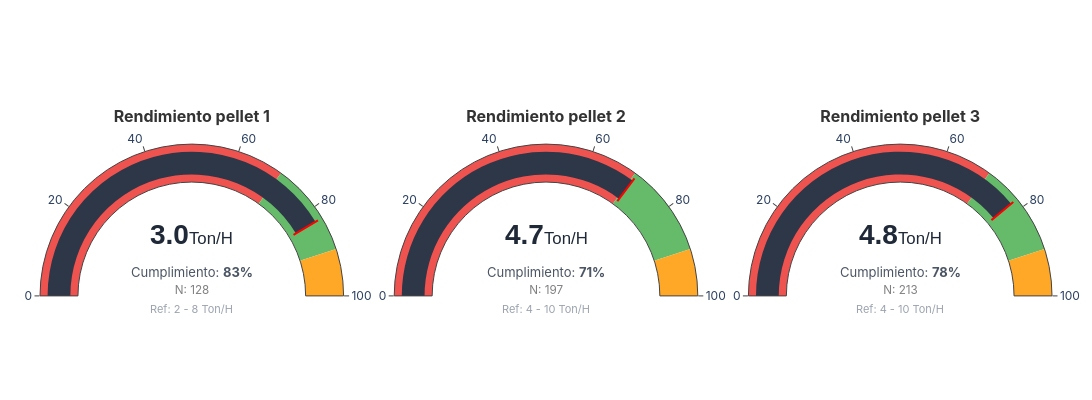

Notebook source saved alongside this figure:
### Code cell
# Ejemplo 1: Temperatura con conteo de lotes
fig = plot_gauge_grid(
    df=prod_pel_trimmed,
    group_col="pellet",
    value_col="performance",
    target_ranges={
        "pellet 1": (2, 8),
        "pellet 2": (4, 10),
        "pellet 3": (4, 10),
    },
    order_groups=["pellet 1", "pellet 2", "pellet 3"],
    label_metric="Cumplimiento",
    count_col="lot",  # Cuenta lotes distintos
    title_prefix="Rendimiento",
    unit="Ton/H",
)
s3.save_plotly_html(fig, "gauge_pellet_rend.html")
fig.show()

### Figure 1 — Plotly figure (JSON) as saved in the notebook; plotly's stock layout.template omitted (floating-point values rounded to 4 significant figures)
{"data": [{"domain": {"x": [0, 0.3], "y": [0, 1]}, "gauge": {"axis": {"range": [0, 100], "tickformat": ".0f"}, "bar": {"color": "#2D3748", "thickness": 0.6}, "bgcolor": "white", "steps": [{"color": "#EF5350", "range": [0, 70]}, {"color": "#66BB6A", "range": [70, 90]}, {"color": "#FFA726", "range": [90, 100]}], "threshold": {"line": {"color": "red", "width": 2}, "thickness": 0.75, "value": 82.81}}, "mode": "gauge", "title": {"font": {"color": "#333333", "size": 16}, "text": "<b>Rendimiento pellet 1</b>"}, "type": "indicator", "value": 82.81}, {"domain": {"x": [0.35, 0.65], "y": [0, 1]}, "gauge": {"axis": {"range": [0, 100], "tickformat": ".0f"}, "bar": {"color": "#2D3748", "thickness": 0.6}, "bgcolor": "white", "steps": [{"color": "#EF5350", "range": [0, 70]}, {"color": "#66BB6A", "range": [70, 90]}, {"color": "#FFA726", "range": [90, 100]}], "threshold": {"line": {"color": "red", "width": 2}, "thickness": 0.75, "value": 70.56}}, "mode": "gauge", "title": {"font": {"color": "#333333", "size": 16}, "text": "<b>Rendimiento pellet 2</b>"}, "type": "indicator", "value": 70.56}, {"domain": {"x": [0.7, 1], "y": [0, 1]}, "gauge": {"axis": {"range": [0, 100], "tickformat": ".0f"}, "bar": {"color": "#2D3748", "thickness": 0.6}, "bgcolor": "white", "steps": [{"color": "#EF5350", "range": [0, 70]}, {"color": "#66BB6A", "range": [70, 90]}, {"color": "#FFA726", "range": [90, 100]}], "threshold": {"line": {"color": "red", "width": 2}, "thickness": 0.75, "value": 77.93}}, "mode": "gauge", "title": {"font": {"color": "#333333", "size": 16}, "text": "<b>Rendimiento pellet 3</b>"}, "type": "indicator", "value": 77.93}], "layout": {"annotations": [{"font": {"color": "#1F2937", "family": "Arial", "size": 28}, "showarrow": false, "text": "<b>3.0</b><span style='font-size:0.6em'>Ton/H</span>", "x": 0.15, "xanchor": "center", "xref": "paper", "y": 0.45, "yref": "paper"}, {"align": "center", "font": {"color": "#4B5563", "size": 13}, "showarrow": false, "text": "Cumplimiento: <b>83%</b><br><span style='font-size:0.9em; color:gray'>N: 128</span>", "x": 0.15, "xanchor": "center", "xref": "paper", "y": 0.35, "yanchor": "top", "yref": "paper"}, {"font": {"color": "#9CA3AF", "size": 11}, "showarrow": false, "text": "Ref: 2 - 8 Ton/H", "x": 0.15, "xanchor": "center", "xref": "paper", "y": 0.15, "yref": "paper"}, {"font": {"color": "#1F2937", "family": "Arial", "size": 28}, "showarrow": false, "text": "<b>4.7</b><span style='font-size:0.6em'>Ton/H</span>", "x": 0.5, "xanchor": "center", "xref": "paper", "y": 0.45, "yref": "paper"}, {"align": "center", "font": {"color": "#4B5563", "size": 13}, "showarrow": false, "text": "Cumplimiento: <b>71%</b><br><span style='font-size:0.9em; color:gray'>N: 197</span>", "x": 0.5, "xanchor": "center", "xref": "paper", "y": 0.35, "yanchor": "top", "yref": "paper"}, {"font": {"color": "#9CA3AF", "size": 11}, "showarrow": false, "text": "Ref: 4 - 10 Ton/H", "x": 0.5, "xanchor": "center", "xref": "paper", "y": 0.15, "yref": "paper"}, {"font": {"color": "#1F2937", "family": "Arial", "size": 28}, "showarrow": false, "text": "<b>4.8</b><span style='font-size:0.6em'>Ton/H</span>", "x": 0.85, "xanchor": "center", "xref": "paper", "y": 0.45, "yref": "paper"}, {"align": "center", "font": {"color": "#4B5563", "size": 13}, "showarrow": false, "text": "Cumplimiento: <b>78%</b><br><span style='font-size:0.9em; color:gray'>N: 213</span>", "x": 0.85, "xanchor": "center", "xref": "paper", "y": 0.35, "yanchor": "top", "yref": "paper"}, {"font": {"color": "#9CA3AF", "size": 11}, "showarrow": false, "text": "Ref: 4 - 10 Ton/H", "x": 0.85, "xanchor": "center", "xref": "paper", "y": 0.15, "yref": "paper"}], "font": {"family": "Inter, sans-serif"}, "height": 400, "margin": {"b": 40, "l": 40, "r": 40, "t": 80}, "width": 1100}}
